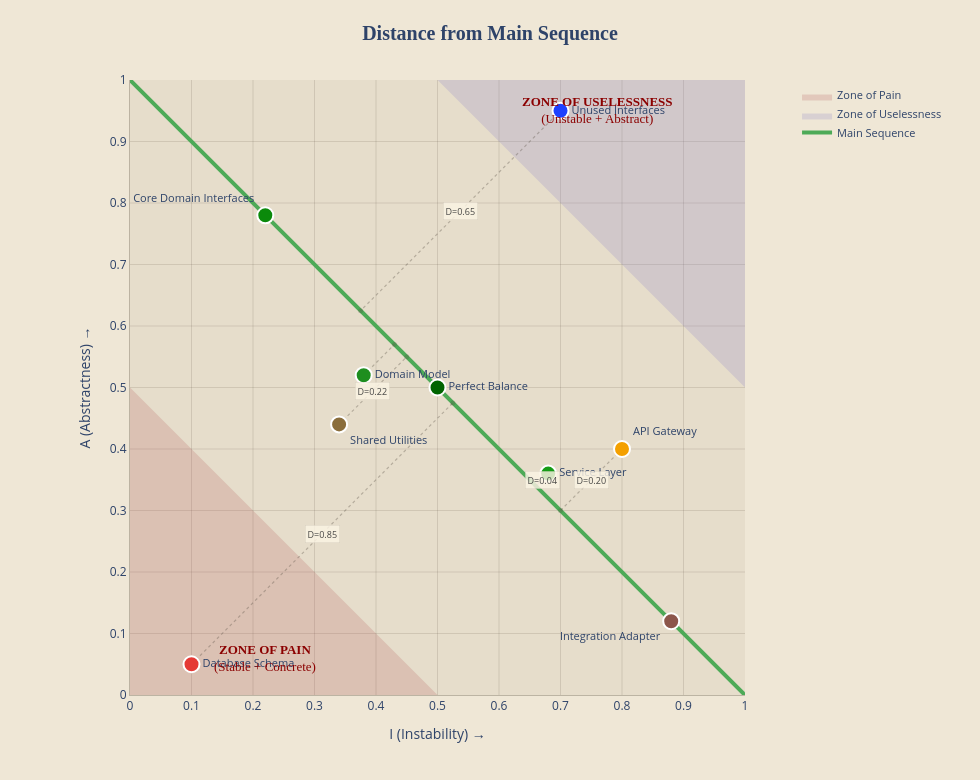

The code cell stored with this chart in its notebook:
### Markdown cell above
## 🪨 Architectural Danger Zones

### Zone of Pain

```text
low A
low I
```

Meaning:

```text
concrete AND stable
```

These modules are depended on by many other modules but contain little abstraction.

Examples often include:

- database schemas
- configuration systems
- foundational libraries

Changing them causes cascading impact.

Hence the name.

### Zone of Uselessness

```text
high A
high I
```

Meaning:

```text
abstract AND unstable
```

These modules contain abstractions nobody uses.

Example:

```text
12 interfaces
1 implementation
0 dependents
```

Beautiful architecture.

No real purpose.

## 🧪 Distance From the Main Sequence

Once we place real modules on the same chart, the picture gets richer.

The detailed graph below shows:

- the **main sequence**
- the two architectural danger zones
- example modules in and out of those zones
- a dotted guide line from each module to its nearest point on the main sequence
- the **distance value** (`D`) for the more interesting examples

That lets us see not just *where* a module sits, but *how far off-balance* it is.

Some modules live outside the danger zones and are still worth watching. A service layer, API gateway, or shared utility package may not be pathological, but a non-zero distance still suggests the design is drifting away from the ideal balance.

### Code cell
# ============================================================
# 📊 DISTANCE FROM MAIN SEQUENCE — DETAILED VIEW
# ============================================================
render_distance_from_main_sequence()

### Figure 1 — Plotly figure (JSON) as saved in the notebook; plotly's stock layout.template omitted (floating-point values rounded to 4 significant figures)
{"data": [{"fill": "toself", "fillcolor": "rgba(178, 94, 94, 0.22)", "hoverinfo": "name", "line": {"color": "rgba(255, 255, 255, 0.0)", "width": 0}, "name": "Zone of Pain", "type": "scatter", "x": [0, 0, 0.5, 0], "y": [0, 0.5, 0, 0]}, {"fill": "toself", "fillcolor": "rgba(144, 134, 196, 0.24)", "hoverinfo": "name", "line": {"color": "rgba(255, 255, 255, 0.0)", "width": 0}, "name": "Zone of Uselessness", "type": "scatter", "x": [1, 1, 0.5, 1], "y": [1, 0.5, 1, 1]}, {"hovertemplate": "A + I = 1", "line": {"color": "#4DAA57", "width": 4}, "mode": "lines", "name": "Main Sequence", "type": "scatter", "x": [0, 1], "y": [1, 0]}, {"hoverinfo": "skip", "line": {"color": "rgba(90, 82, 70, 0.35)", "dash": "dot", "width": 1.2}, "mode": "lines", "showlegend": false, "type": "scatter", "x": [0.1, 0.525], "y": [0.05, 0.475]}, {"hoverinfo": "skip", "marker": {"color": "rgba(90,82,70,0.28)", "line": {"width": 0}, "size": 5}, "mode": "markers", "showlegend": false, "type": "scatter", "x": [0.525], "y": [0.475]}, {"hoverinfo": "skip", "line": {"color": "rgba(90, 82, 70, 0.35)", "dash": "dot", "width": 1.2}, "mode": "lines", "showlegend": false, "type": "scatter", "x": [0.7, 0.375], "y": [0.95, 0.625]}, {"hoverinfo": "skip", "marker": {"color": "rgba(90,82,70,0.28)", "line": {"width": 0}, "size": 5}, "mode": "markers", "showlegend": false, "type": "scatter", "x": [0.375], "y": [0.625]}, {"hoverinfo": "skip", "line": {"color": "rgba(90, 82, 70, 0.35)", "dash": "dot", "width": 1.2}, "mode": "lines", "showlegend": false, "type": "scatter", "x": [0.22, 0.22], "y": [0.78, 0.78]}, {"hoverinfo": "skip", "marker": {"color": "rgba(90,82,70,0.28)", "line": {"width": 0}, "size": 5}, "mode": "markers", "showlegend": false, "type": "scatter", "x": [0.22], "y": [0.78]}, {"hoverinfo": "skip", "line": {"color": "rgba(90, 82, 70, 0.35)", "dash": "dot", "width": 1.2}, "mode": "lines", "showlegend": false, "type": "scatter", "x": [0.38, 0.43], "y": [0.52, 0.57]}, {"hoverinfo": "skip", "marker": {"color": "rgba(90,82,70,0.28)", "line": {"width": 0}, "size": 5}, "mode": "markers", "showlegend": false, "type": "scatter", "x": [0.43], "y": [0.57]}, {"hoverinfo": "skip", "line": {"color": "rgba(90, 82, 70, 0.35)", "dash": "dot", "width": 1.2}, "mode": "lines", "showlegend": false, "type": "scatter", "x": [0.68, 0.66], "y": [0.36, 0.34]}, {"hoverinfo": "skip", "marker": {"color": "rgba(90,82,70,0.28)", "line": {"width": 0}, "size": 5}, "mode": "markers", "showlegend": false, "type": "scatter", "x": [0.66], "y": [0.34]}, {"hoverinfo": "skip", "line": {"color": "rgba(90, 82, 70, 0.35)", "dash": "dot", "width": 1.2}, "mode": "lines", "showlegend": false, "type": "scatter", "x": [0.5, 0.5], "y": [0.5, 0.5]}, {"hoverinfo": "skip", "marker": {"color": "rgba(90,82,70,0.28)", "line": {"width": 0}, "size": 5}, "mode": "markers", "showlegend": false, "type": "scatter", "x": [0.5], "y": [0.5]}, {"hoverinfo": "skip", "line": {"color": "rgba(90, 82, 70, 0.35)", "dash": "dot", "width": 1.2}, "mode": "lines", "showlegend": false, "type": "scatter", "x": [0.8, 0.7], "y": [0.4, 0.3]}, {"hoverinfo": "skip", "marker": {"color": "rgba(90,82,70,0.28)", "line": {"width": 0}, "size": 5}, "mode": "markers", "showlegend": false, "type": "scatter", "x": [0.7], "y": [0.3]}, {"hoverinfo": "skip", "line": {"color": "rgba(90, 82, 70, 0.35)", "dash": "dot", "width": 1.2}, "mode": "lines", "showlegend": false, "type": "scatter", "x": [0.34, 0.45], "y": [0.44, 0.55]}, {"hoverinfo": "skip", "marker": {"color": "rgba(90,82,70,0.28)", "line": {"width": 0}, "size": 5}, "mode": "markers", "showlegend": false, "type": "scatter", "x": [0.45], "y": [0.55]}, {"hoverinfo": "skip", "line": {"color": "rgba(90, 82, 70, 0.35)", "dash": "dot", "width": 1.2}, "mode": "lines", "showlegend": false, "type": "scatter", "x": [0.88, 0.88], "y": [0.12, 0.12]}, {"hoverinfo": "skip", "marker": {"color": "rgba(90,82,70,0.28)", "line": {"width": 0}, "size": 5}, "mode": "markers", "showlegend": false, "type": "scatter", "x": [0.88], "y": [0.12]}, {"hovertemplate": "<b>Database Schema</b><br>I: 0.10<br>A: 0.05<br>D: 0.85<extra></extra>", "marker": {"color": "#E53935", "line": {"color": "white", "width": 2}, "size": 16}, "mode": "markers+text", "showlegend": false, "text": ["Database Schema"], "textfont": {"color": "#2E4369", "size": 11}, "textposition": "middle right", "type": "scatter", "x": [0.1], "y": [0.05]}, {"hovertemplate": "<b>Unused Interfaces</b><br>I: 0.70<br>A: 0.95<br>D: 0.65<extra></extra>", "marker": {"color": "#1E40FF", "line": {"color": "white", "width": 2}, "size": 16}, "mode": "markers+text", "showlegend": false, "text": ["Unused Interfaces"], "textfont": {"color": "#2E4369", "size": 11}, "textposition": "middle right", "type": "scatter", "x": [0.7], "y": [0.95]}, {"hovertemplate": "<b>Core Domain Interfaces</b><br>I: 0.22<br>A: 0.78<br>D: 0.00<extra></extra>", "marker": {"color": "#0B8A0B", "line": {"color": "white", "width": 2}, "size": 16}, "mode": "markers+text", "showlegend": false, "text": ["Core Domain Interfaces"], "textfont": {"color": "#2E4369", "size": 11}, "textposition": "top left", "type": "scatter", "x": [0.22], "y": [0.78]}, {"hovertemplate": "<b>Domain Model</b><br>I: 0.38<br>A: 0.52<br>D: 0.10<extra></extra>", "marker": {"color": "#1E8E1E", "line": {"color": "white", "width": 2}, "size": 16}, "mode": "markers+text", "showlegend": false, "text": ["Domain Model"], "textfont": {"color": "#2E4369", "size": 11}, "textposition": "middle right", "type": "scatter", "x": [0.38], "y": [0.52]}, {"hovertemplate": "<b>Service Layer</b><br>I: 0.68<br>A: 0.36<br>D: 0.04<extra></extra>", "marker": {"color": "#169C16", "line": {"color": "white", "width": 2}, "size": 16}, "mode": "markers+text", "showlegend": false, "text": ["Service Layer"], "textfont": {"color": "#2E4369", "size": 11}, "textposition": "middle right", "type": "scatter", "x": [0.68], "y": [0.36]}, {"hovertemplate": "<b>Perfect Balance</b><br>I: 0.50<br>A: 0.50<br>D: 0.00<extra></extra>", "marker": {"color": "#006400", "line": {"color": "white", "width": 2}, "size": 16}, "mode": "markers+text", "showlegend": false, "text": ["Perfect Balance"], "textfont": {"color": "#2E4369", "size": 11}, "textposition": "middle right", "type": "scatter", "x": [0.5], "y": [0.5]}, {"hovertemplate": "<b>API Gateway</b><br>I: 0.80<br>A: 0.40<br>D: 0.20<extra></extra>", "marker": {"color": "#F4A000", "line": {"color": "white", "width": 2}, "size": 16}, "mode": "markers+text", "showlegend": false, "text": ["API Gateway"], "textfont": {"color": "#2E4369", "size": 11}, "textposition": "top right", "type": "scatter", "x": [0.8], "y": [0.4]}, {"hovertemplate": "<b>Shared Utilities</b><br>I: 0.34<br>A: 0.44<br>D: 0.22<extra></extra>", "marker": {"color": "#8A6D3B", "line": {"color": "white", "width": 2}, "size": 16}, "mode": "markers+text", "showlegend": false, "text": ["Shared Utilities"], "textfont": {"color": "#2E4369", "size": 11}, "textposition": "bottom right", "type": "scatter", "x": [0.34], "y": [0.44]}, {"hovertemplate": "<b>Integration Adapter</b><br>I: 0.88<br>A: 0.12<br>D: 0.00<extra></extra>", "marker": {"color": "#8C564B", "line": {"color": "white", "width": 2}, "size": 16}, "mode": "markers+text", "showlegend": false, "text": ["Integration Adapter"], "textfont": {"color": "#2E4369", "size": 11}, "textposition": "bottom left", "type": "scatter", "x": [0.88], "y": [0.12]}], "layout": {"annotations": [{"bgcolor": "rgba(252,245,229,0.82)", "bordercolor": "rgba(0,0,0,0.10)", "borderpad": 2, "borderwidth": 0.5, "font": {"color": "rgba(55,55,55,0.92)", "size": 9}, "showarrow": false, "text": "D=0.85", "x": 0.3125, "y": 0.2625}, {"bgcolor": "rgba(252,245,229,0.82)", "bordercolor": "rgba(0,0,0,0.10)", "borderpad": 2, "borderwidth": 0.5, "font": {"color": "rgba(55,55,55,0.92)", "size": 9}, "showarrow": false, "text": "D=0.65", "x": 0.5375, "y": 0.7875}, {"bgcolor": "rgba(252,245,229,0.82)", "bordercolor": "rgba(0,0,0,0.10)", "borderpad": 2, "borderwidth": 0.5, "font": {"color": "rgba(55,55,55,0.92)", "size": 9}, "showarrow": false, "text": "D=0.04", "x": 0.67, "y": 0.35}, {"bgcolor": "rgba(252,245,229,0.82)", "bordercolor": "rgba(0,0,0,0.10)", "borderpad": 2, "borderwidth": 0.5, "font": {"color": "rgba(55,55,55,0.92)", "size": 9}, "showarrow": false, "text": "D=0.20", "x": 0.75, "y": 0.35}, {"bgcolor": "rgba(252,245,229,0.82)", "bordercolor": "rgba(0,0,0,0.10)", "borderpad": 2, "borderwidth": 0.5, "font": {"color": "rgba(55,55,55,0.92)", "size": 9}, "showarrow": false, "text": "D=0.22", "x": 0.395, "y": 0.495}, {"align": "center", "font": {"color": "#8B0000", "family": "serif", "size": 13}, "showarrow": false, "text": "<b>ZONE OF PAIN</b><br>(Stable + Concrete)", "x": 0.22, "y": 0.06}, {"align": "center", "font": {"color": "#8B0000", "family": "serif", "size": 13}, "showarrow": false, "text": "<b>ZONE OF USELESSNESS</b><br>(Unstable + Abstract)", "x": 0.76, "y": 0.98, "yanchor": "top"}], "height": 780, "legend": {"bgcolor": "rgba(255,255,255,0)", "borderwidth": 0, "font": {"color": "#2E4369", "size": 11}, "x": 1.01, "y": 1}, "margin": {"b": 85, "l": 85, "r": 190, "t": 80}, "paper_bgcolor": "#EFE7D6", "plot_bgcolor": "#E6DDCB", "showlegend": true, "title": {"font": {"color": "#2E4369", "family": "cursive", "size": 20}, "text": "<b>Distance from Main Sequence</b>", "x": 0.5}, "width": 980, "xaxis": {"color": "#2E4369", "constrain": "domain", "dtick": 0.1, "gridcolor": "rgba(70, 60, 45, 0.14)", "linecolor": "rgba(70, 60, 45, 0.30)", "linewidth": 1, "range": [0, 1], "showline": true, "tick0": 0, "title": {"text": "I (Instability) →"}, "zeroline": false}, "yaxis": {"color": "#2E4369", "constrain": "domain", "dtick": 0.1, "gridcolor": "rgba(70, 60, 45, 0.14)", "linecolor": "rgba(70, 60, 45, 0.30)", "linewidth": 1, "range": [0, 1], "scaleanchor": "x", "scaleratio": 1, "showline": true, "tick0": 0, "title": {"text": "A (Abstractness) →"}, "zeroline": false}}}
